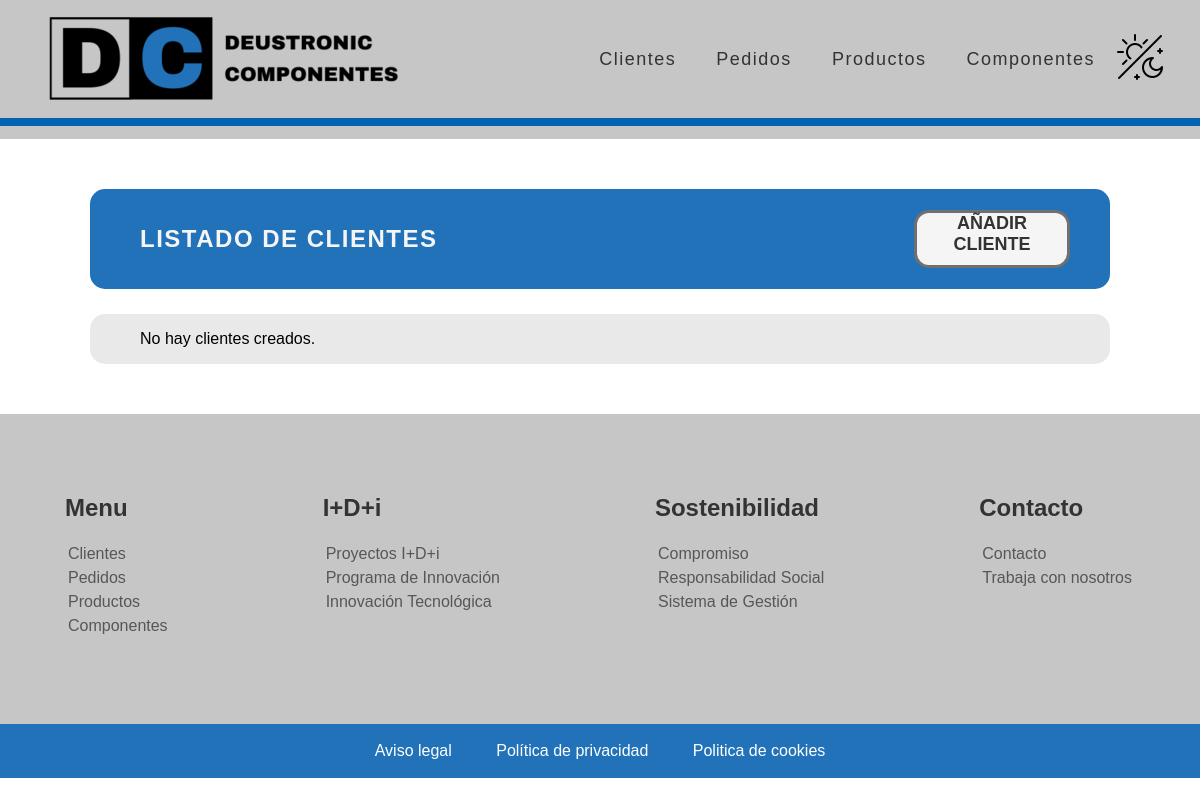
The app's page /appGestionPedidos/, older data.
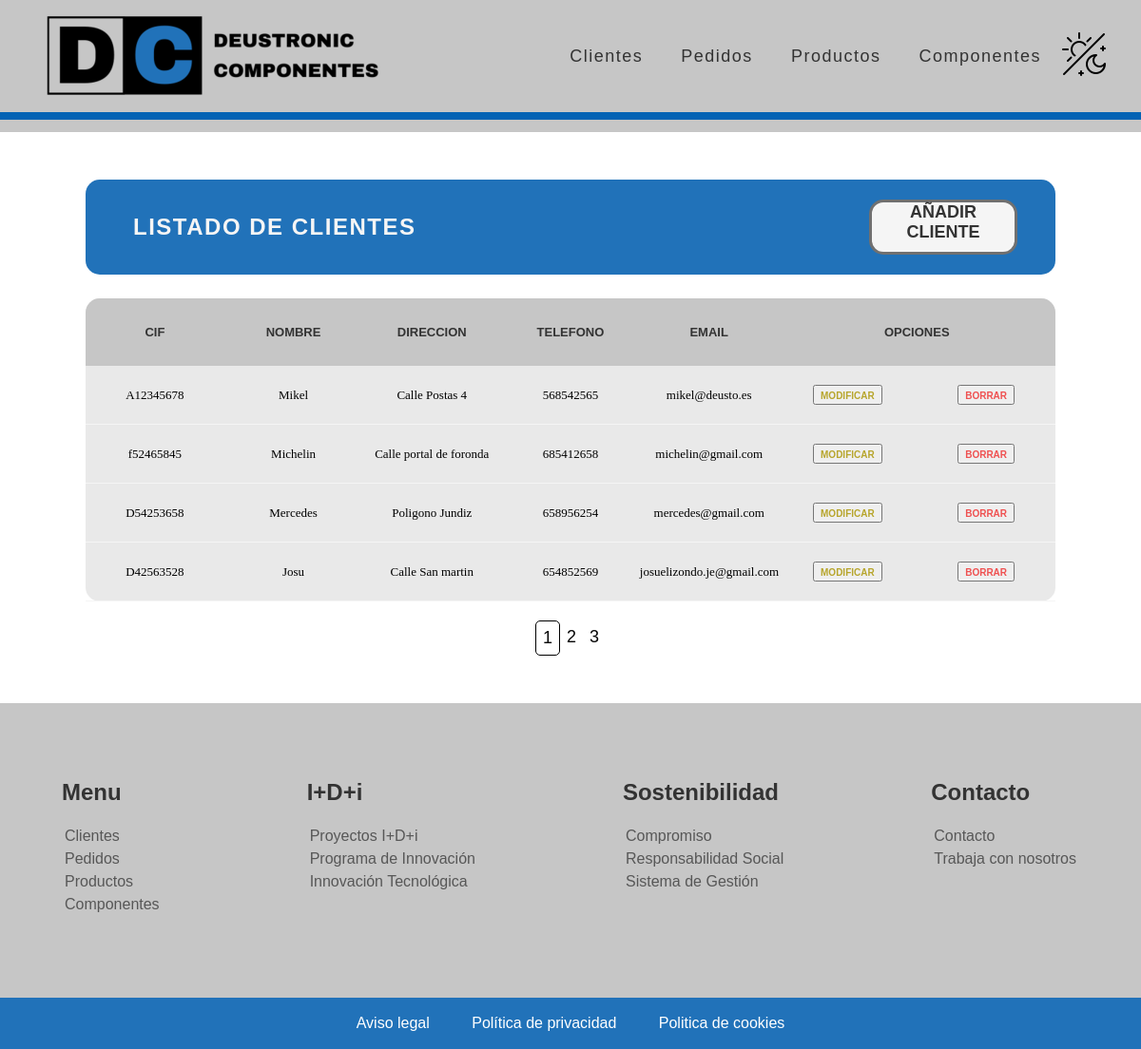
The same page, newer data.
### appGestionPedidos/models.py (models this page shows, shortened)
class Cliente(models.Model):
    CIF = models.CharField(max_length=9, unique=True, validators=[MinLengthValidator(9)])
    nombreEmpresa = models.CharField(max_length=16)
    direccion = models.CharField(max_length=60)
    datosContacto = models.CharField(max_length=60, validators=[MinLengthValidator(9)])
    email = models.EmailField(max_length=254)

### appGestionPedidos/views.py (the view)
# urls.py: path('', views.ClienteListView.as_view(), name='index'),
class ClienteListView(ListView):
    model = Cliente
    paginate_by = 4

### appGestionPedidos/templates/appGestionPedidos/cliente_list.html (shortened to what this page needs)
{% extends "base.html" %}
{% load static %}
{% block contenido %}
<div class="main_container">
    <div class="main_title_container">
        <div class="main_title">
            <h2>LISTADO DE CLIENTES</h2>
        </div>
        <a href="/appGestionPedidos/cliente/create" alt="crear_cliente">AÑADIR CLIENTE</a>
    </div>
    <div class="main_table_container">
        {% if cliente_list %}
        <table class="main_table">
            <thead>
                <tr>
                    <th>CIF</th>
                    <th>Nombre</th>
                    <th>Direccion</th>
                    <th>Telefono</th>
                    <th>Email</th>
                    <th class="main_table_esp_1" colspan="2">Opciones</th>
                </tr>
            </thead>
            {% for cliente in cliente_list %}
            <tbody>
                <tr>
                    <td>{{ cliente.CIF }}</td>
                    <td>{{ cliente.nombreEmpresa }}</td>
                    <td>{{ cliente.direccion }}</td>
                    <td>{{ cliente.datosContacto }}</td>
                    <td>{{ cliente.email }}</td>
                    <td class="main_table_esp_modificar">
                        <button><a href="/appGestionPedidos/modificar-cliente/{{ cliente.id }}">MODIFICAR</a></button>
                    </td>
                    <td class="main_table_esp_borrar">
                        <button><a  class="btnEliminacion" href="/appGestionPedidos/eliminar-cliente/{{ cliente.id }}">BORRAR</a></button>
                    </td>
                </tr>
            </tbody>
            {% endfor %}
        </table>
        {% else %}
        <p>No hay clientes creados.</p>
        {% endif %}
    </div>
    {% if is_paginated %}
    <div class="pagination">
        {% for i in paginator.page_range %}
        <a {% if page_obj.number == i %} class="active" {% endif %} href="?page={{i}}">{{ i }}</a>
        {% endfor %}
    </div>
    {% endif %}
</div>
{% endblock %}

Row changes from the older to the newer data that the page shows:
added Cliente: CIF "A12345678", nombreEmpresa "Mikel", direccion "Calle Postas 4", datosContacto "568542565", email "mikel@deusto.es"
added Cliente: CIF "f52465845", nombreEmpresa "Michelin", direccion "Calle portal de foronda", datosContacto "685412658", email "michelin@gmail.com"
added Cliente: CIF "D54253658", nombreEmpresa "Mercedes", direccion "Poligono Jundiz", datosContacto "658956254", email "mercedes@gmail.com"
added Cliente: CIF "D42563528", nombreEmpresa "Josu", direccion "Calle San martin", datosContacto "654852569", email "josuelizondo.je@gmail.com"
Text that changed along with them:
text no longer shown: "No hay clientes creados."
text now shown: "CIF NOMBRE DIRECCION TELEFONO EMAIL OPCIONES"
new list line: "1"
new list line: "2"
new list line: "3"
